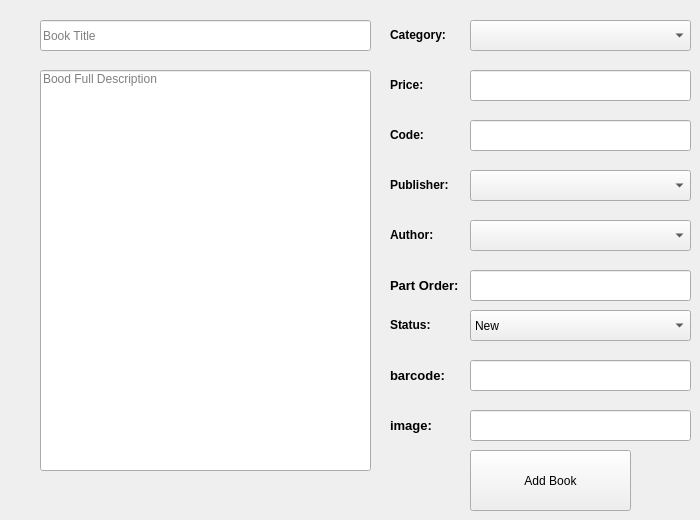
      <widget class="QWidget" name="tab_9">
       <attribute name="title">
        <string>Add New Book</string>
       </attribute>
       <widget class="QLineEdit" name="lineEdit_2">
        <property name="geometry">
         <rect>
          <x>40</x>
          <y>70</y>
          <width>331</width>
          <height>401</height>
         </rect>
        </property>
        <property name="alignment">
         <set>Qt::AlignLeading|Qt::AlignLeft|Qt::AlignTop</set>
        </property>
        <property name="placeholderText">
         <string>Bood Full Description</string>
        </property>
       </widget>
       <widget class="QLabel" name="label_3">
        <property name="geometry">
         <rect>
          <x>390</x>
          <y>20</y>
          <width>71</width>
          <height>31</height>
         </rect>
        </property>
        <property name="text">
         <string>&lt;html&gt;&lt;head/&gt;&lt;body&gt;&lt;p&gt;&lt;span style=&quot; font-weight:600;&quot;&gt;Category:&lt;/span&gt;&lt;/p&gt;&lt;/body&gt;&lt;/html&gt;</string>
        </property>
       </widget>
       <widget class="QComboBox" name="comboBox_3">
        <property name="geometry">
         <rect>
          <x>470</x>
          <y>20</y>
          <width>221</width>
          <height>31</height>
         </rect>
        </property>
       </widget>
       <widget class="QLabel" name="label_4">
        <property name="geometry">
         <rect>
          <x>390</x>
          <y>70</y>
          <width>71</width>
          <height>31</height>
         </rect>
        </property>
        <property name="text">
         <string>&lt;html&gt;&lt;head/&gt;&lt;body&gt;&lt;p&gt;&lt;span style=&quot; font-weight:600;&quot;&gt;Price:&lt;/span&gt;&lt;/p&gt;&lt;/body&gt;&lt;/html&gt;</string>
        </property>
       </widget>
       <widget class="QLineEdit" name="lineEdit_3">
        <property name="geometry">
         <rect>
          <x>470</x>
          <y>70</y>
          <width>221</width>
          <height>31</height>
         </rect>
        </property>
       </widget>
       <widget class="QLineEdit" name="lineEdit_4">
        <property name="geometry">
         <rect>
          <x>470</x>
          <y>120</y>
          <width>221</width>
          <height>31</height>
         </rect>
        </property>
       </widget>
       <widget class="QLabel" name="label_5">
        <property name="geometry">
         <rect>
          <x>390</x>
          <y>120</y>
          <width>71</width>
          <height>31</height>
         </rect>
        </property>
        <property name="text">
         <string>&lt;html&gt;&lt;head/&gt;&lt;body&gt;&lt;p&gt;&lt;span style=&quot; font-weight:600;&quot;&gt;Code:&lt;/span&gt;&lt;/p&gt;&lt;/body&gt;&lt;/html&gt;</string>
        </property>
       </widget>
       <widget class="QLabel" name="label_6">
        <property name="geometry">
         <rect>
          <x>390</x>
          <y>170</y>
          <width>71</width>
          <height>31</height>
         </rect>
        </property>
        <property name="text">
         <string>&lt;html&gt;&lt;head/&gt;&lt;body&gt;&lt;p&gt;&lt;span style=&quot; font-weight:600;&quot;&gt;Publisher:&lt;/span&gt;&lt;/p&gt;&lt;/body&gt;&lt;/html&gt;</string>
        </property>
       </widget>
       <widget class="QLabel" name="label_8">
        <property name="geometry">
         <rect>
          <x>390</x>
          <y>220</y>
          <width>71</width>
          <height>31</height>
         </rect>
        </property>
        <property name="text">
         <string>&lt;html&gt;&lt;head/&gt;&lt;body&gt;&lt;p&gt;&lt;span style=&quot; font-weight:600;&quot;&gt;Author:&lt;/span&gt;&lt;/p&gt;&lt;/body&gt;&lt;/html&gt;</string>
        </property>
       </widget>
       <widget class="QComboBox" name="comboBox_6">
        <property name="geometry">
         <rect>
          <x>470</x>
          <y>220</y>
          <width>221</width>
          <height>31</height>
         </rect>
        </property>
       </widget>
       <widget class="QLabel" name="label_9">
        <property name="geometry">
         <rect>
          <x>390</x>
          <y>270</y>
          <width>71</width>
          <height>31</height>
         </rect>
        </property>
        <property name="text">
         <string>&lt;html&gt;&lt;head/&gt;&lt;body&gt;&lt;p&gt;&lt;span style=&quot; font-size:10pt; font-weight:600;&quot;&gt;Part Order:&lt;/span&gt;&lt;/p&gt;&lt;/body&gt;&lt;/html&gt;</string>
        </property>
       </widget>
       <widget class="QLineEdit" name="lineEdit_5">
        <property name="geometry">
         <rect>
          <x>470</x>
          <y>270</y>
          <width>221</width>
          <height>31</height>
         </rect>
        </property>
       </widget>
       <widget class="QPushButton" name="pushButton_10">
        <property name="geometry">
         <rect>
          <x>470</x>
          <y>450</y>
          <width>161</width>
          <height>61</height>
         </rect>
        </property>
        <property name="text">
         <string>Add Book</string>
        </property>
       </widget>
       <widget class="QComboBox" name="comboBox_7">
        <property name="geometry">
         <rect>
          <x>470</x>
          <y>170</y>
          <width>221</width>
          <height>31</height>
         </rect>
        </property>
       </widget>
       <widget class="QLineEdit" name="lineEdit_51">
        <property name="geometry">
         <rect>
          <x>40</x>
          <y>20</y>
          <width>331</width>
          <height>31</height>
         </rect>
        </property>
        <property name="placeholderText">
         <string>Book Title</string>
        </property>
       </widget>
       <widget class="QLabel" name="label_62">
        <property name="geometry">
         <rect>
          <x>390</x>
          <y>310</y>
          <width>71</width>
          <height>31</height>
         </rect>
        </property>
        <property name="text">
         <string>&lt;html&gt;&lt;head/&gt;&lt;body&gt;&lt;p&gt;&lt;span style=&quot; font-weight:600;&quot;&gt;Status:&lt;/span&gt;&lt;/p&gt;&lt;/body&gt;&lt;/html&gt;</string>
        </property>
       </widget>
       <widget class="QComboBox" name="comboBox_22">
        <property name="geometry">
         <rect>
          <x>470</x>
          <y>310</y>
          <width>221</width>
          <height>31</height>
         </rect>
        </property>
        <item>
         <property name="text">
          <string>New</string>
         </property>
        </item>
        <item>
         <property name="text">
          <string>Used</string>
         </property>
        </item>
        <item>
         <property name="text">
          <string>Damaged</string>
         </property>
        </item>
       </widget>
       <widget class="QLineEdit" name="lineEdit_52">
        <property name="geometry">
         <rect>
          <x>470</x>
          <y>360</y>
          <width>221</width>
          <height>31</height>
         </rect>
        </property>
       </widget>
       <widget class="QLabel" name="label_63">
        <property name="geometry">
         <rect>
          <x>390</x>
          <y>360</y>
          <width>71</width>
          <height>31</height>
         </rect>
        </property>
        <property name="text">
         <string>&lt;html&gt;&lt;head/&gt;&lt;body&gt;&lt;p&gt;&lt;span style=&quot; font-size:10pt; font-weight:600;&quot;&gt;barcode:&lt;/span&gt;&lt;/p&gt;&lt;/body&gt;&lt;/html&gt;</string>
        </property>
       </widget>
       <widget class="QLineEdit" name="lineEdit_53">
        <property name="geometry">
         <rect>
          <x>470</x>
          <y>410</y>
          <width>221</width>
          <height>31</height>
         </rect>
        </property>
       </widget>
       <widget class="QLabel" name="label_64">
        <property name="geometry">
         <rect>
          <x>390</x>
          <y>410</y>
          <width>71</width>
          <height>31</height>
         </rect>
        </property>
        <property name="text">
         <string>&lt;html&gt;&lt;head/&gt;&lt;body&gt;&lt;p&gt;&lt;span style=&quot; font-size:10pt; font-weight:600;&quot;&gt;image:&lt;/span&gt;&lt;/p&gt;&lt;/body&gt;&lt;/html&gt;</string>
        </property>
       </widget>
      </widget>
